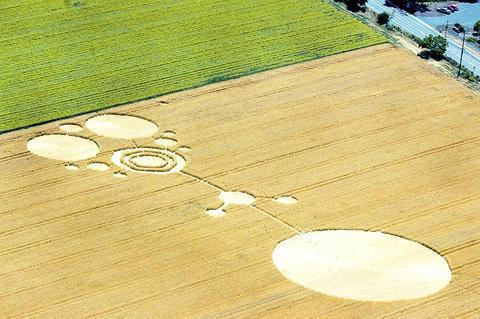
#> input picture Palwayi_Srinidhi_PS1_py/crop1.jpg, 480 x 319 px
$ python driver.py
#> lines starting #> are read from the running program, lines starting #| are printed output that depends on the picture; long printed decimals are rounded
### Palwayi_Srinidhi_PS1_py/computeH.py
import matplotlib.pylab as plt
import numpy as np
import sys
from scipy import misc


def computeH(t1, t2):
#> called with t1 = 'cc1.npy', t2 = 'cc2.npy'
    left_list = np.load(t1)
#> (reads Palwayi_Srinidhi_PS1_py/cc1.npy from the repository)
    right_list = np.load(t2)
#> (reads Palwayi_Srinidhi_PS1_py/cc2.npy from the repository)

    if (len(left_list) == 2):
        left_list = np.transpose(left_list)
    right_list = np.load(t2)
    if (len(right_list) == 2):
        right_list = np.transpose(right_list)
    n = len(left_list)

    left_list_one = np.insert(left_list, 2, 1, axis=1) #one concatenated to the end of each list
    zero_array = np.zeros(3)

    left_x = np.asarray([item[0] for item in left_list])
    left_y = np.asarray([item[1] for item in left_list])

    right_x = np.asarray([item[0] for item in right_list])
    right_y = np.asarray([item[1] for item in right_list])

    x_multiply = np.multiply(left_x, right_x)
    yx_multiply = np.multiply(left_y, right_x)

    xy_multiply = np.multiply(left_x, right_y)
    y_multiply = np.multiply(left_y, right_y)

    final = np.zeros(shape=( 9))
    for i in range(n):
        x_mult= np.asarray([x_multiply[i], yx_multiply[i], right_x[i]])
        top = np.concatenate((-left_list_one[i], zero_array, x_mult), axis=0)
        bot = np.concatenate((zero_array,-left_list_one[i], np.asarray([xy_multiply[i]]),
                              np.asarray([y_multiply[i]]), np.asarray([right_y[i]])), axis =0)
        section = np.vstack((top, bot))
        final = np.vstack((final,section))

    final = final[1:]
    u, s, vh = np.linalg.svd(final)
    H = vh[-1]
    H = np.true_divide(H, H[-1])
    H = np.reshape(H, (3,3))
    return H

### Palwayi_Srinidhi_PS1_py/warpImage.py
import numpy as np
import sys
import matplotlib.pylab as plt

def warpImage(inputIm, refIm, H):
#> called with inputIm = 'crop1.jpg', refIm = 'crop2.jpg', H = array of shape (3, 3)
    input = np.asarray(plt.imread(inputIm))
#> input is the input picture: shape (319, 480, 3); mean R, G, B 203.1, 192.9, 120.9
    ref = np.asarray(plt.imread(refIm))
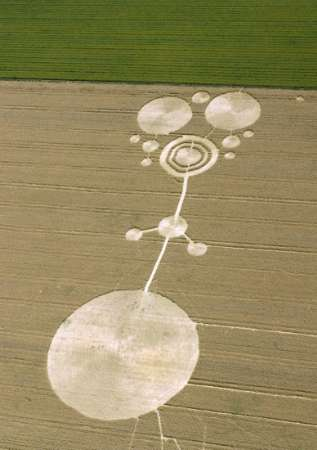
#> input picture Palwayi_Srinidhi_PS1_py/crop2.jpg, 317 x 450 px
#> ref is the input picture: shape (450, 317, 3); mean R, G, B 150.1, 138.3, 96.1
    height, width, channels = input.shape
#> height = 319; width = 480; channels = 3


    top_left = np.asarray([0, 0, 1]).reshape(3, 1)
    top_right = np.asarray([width, 0, 1]).reshape(3, 1)
#> top_right = [480, 0, 1]

    bot_left = np.asarray([0, height, 1]).reshape(3, 1)
#> bot_left = [0, 319, 1]
    bot_right = np.asarray([width, height, 1]).reshape(3, 1)
#> bot_right = [480, 319, 1]

    corners = np.concatenate((top_left, top_right, bot_left, bot_right), axis=1)
    forward_warped = np.dot(H, corners)

    x_max = y_max = -sys.maxint
    x_min = y_min = sys.maxint

    scale_warped = list()
    for col in forward_warped.T:
        row = np.true_divide(col, col[2])
        if (row[0] > x_max):
            x_max = row[0]
        elif (row[0] < x_min):
            x_min = row[0]
        if (row[1] > y_max):
            y_max = row[1]
        if (row[1] < y_min):
            y_min = row[1]
        scale_warped.append(row)
#> after the loop, x_max = 822.6; x_min = -124.8; y_max = 471.8
    scale_warped = np.asarray(scale_warped)
    scale_warped = np.transpose(scale_warped)

    y_length = int(np.ceil(y_max)) - int(np.floor(y_min))
    x_length = int(np.ceil(x_max)) - int(np.floor(x_min))

    y_min_ind = int(np.floor(y_min))
    y_max_ind = int(np.ceil(y_max))

    x_min_ind = int(np.floor(x_min))
    x_max_ind = int(np.ceil(x_max))

    H_inv = np.linalg.inv(H)

    #this is warped

    if(ref.shape[0] - y_length > 0):
        extra_ref_y = ref.shape[0] - y_length
    else:
        extra_ref_y =0
    if(ref.shape[1] - x_length>0):
        extra_ref_x =ref.shape[1] - x_length
    else:
        extra_ref_x = 0
    print(y_min)
#| -55.199
    print(extra_ref_x, extra_ref_y)
    mosaic_size = (y_length+extra_ref_y, x_length+extra_ref_x, 3)
    last_h =-sys.maxint
    last_w = 0
    first_w = sys.maxint
    mosaic_image = np.zeros(mosaic_size)

    size = (y_length, x_length, 3)
    final_image = np.zeros(size)

    if(extra_ref_x == 0 and extra_ref_y ==0):
        for h in range(int(np.floor(y_min)), int(np.ceil(y_max))):
            for w in range(int(np.floor(x_min)), int(np.ceil(x_max))):
                col = np.reshape([w, h, 1], (3, 1))
                on_input = np.matmul(H_inv, col)
                on_input = np.true_divide(on_input, on_input[2])
                y_new = int(round(on_input[1][0]))
                x_new = int(round(on_input[0][0]))
                if (y_new >= 0 and y_new < height):
                    # is it in the range of y
                    if (x_new >= 0 and x_new < width):
                        # is it in the range of x
                        final_image[h - y_min_ind][w - x_min_ind] = input[y_new][x_new]
                        mosaic_image[h - y_min_ind + extra_ref_y][w - x_min_ind + extra_ref_x] = input[y_new][x_new]
                if (h >= 0 and h < ref.shape[0] and w >= 0 and w < ref.shape[1]):
                    mosaic_image[h - y_min_ind ][w - x_min_ind] = ref[h][w]
                    last_h = h
                    if(w<first_w):
                        first_w = w
                    if(w > last_w):
                        last_w=w
#> after the loop, first_w = 0; last_w = 316
        #if have some extra image of the reference image, that doens't have anything to mapped to it on the right side
        if (last_w < ref.shape[1]):
            y_max = int(np.ceil(y_max))
            append = ref[:, last_w:, :]
#> append = 450 rows, first 8: [82, 96, 37], [77, 91, 32], [76, 90, 29], [79, 93, 32], [78, 92, 31], [71, 85, 24], [70, 84, 22], [74, 88, 26]
            if (y_length - y_max > 0):
                top_zero = np.zeros((y_length - y_max, append.shape[1], 3))
                append = np.concatenate((top_zero, append), axis=0)
#> append = 506 rows, first 8: [0, 0, 0], [0, 0, 0], [0, 0, 0], [0, 0, 0], [0, 0, 0], [0, 0, 0], [0, 0, 0], [0, 0, 0]
            if (mosaic_image.shape[0] - append.shape[0] > 0):
                bot_zero = np.zeros((mosaic_image.shape[0] - append.shape[0], append.shape[1], 3))
                append = np.concatenate((append, bot_zero), axis=0)
#> append = 528 rows, first 8: [0, 0, 0], [0, 0, 0], [0, 0, 0], [0, 0, 0], [0, 0, 0], [0, 0, 0], [0, 0, 0], [0, 0, 0]
            mosaic_image = np.concatenate((mosaic_image, append), axis=1)
#> mosaic_image: shape (528, 949, 3) float64

        #extra on the left
        if(first_w > 0):
            y_max = int(np.ceil(y_max))
            append = ref[:, :first_w, :]
            if (y_length - y_max > 0):
                top_zero = np.zeros((y_length - y_max, append.shape[1], 3))
                append = np.concatenate((top_zero, append), axis=0)
            if (mosaic_image.shape[0] - append.shape[0] > 0):
                bot_zero = np.zeros((mosaic_image.shape[0] - append.shape[0], append.shape[1], 3))
                append = np.concatenate((append, bot_zero), axis=0)
            mosaic_image = np.concatenate((append,mosaic_image), axis=1)
    #if one image is contained within the other image
    else:
        height_first = sys.maxint
        width_first = sys.maxint
        for h in range(0, ref.shape[0]):
            for w in range(0, ref.shape[1]):
                col = np.reshape([w, h, 1], (3, 1))
                on_input = np.matmul(H_inv, col)
                on_input = np.true_divide(on_input, on_input[2])
                y_new = int(round(on_input[1][0]))
                x_new = int(round(on_input[0][0]))
                if (h >= 0 and h < ref.shape[0] and w >= 0 and w < ref.shape[1]):
                    mosaic_image[h][w] = ref[h][w]
                    last_h = h
                    if (w > last_w):
                        last_w = w
                if (y_new >= 0 and y_new < input.shape[0]):
                    # is it in the range of y
                    if (x_new >= 0 and x_new < input.shape[1]):
                        # is it in the range of x
                        mosaic_image[h][w] = input[y_new][x_new]
                        if(h < height_first):
                            height_first = h
                        if(w < width_first):
                            width_first = w
                        if(h-height_first<final_image.shape[0] and w - width_first < final_image.shape[1]):
                            final_image[h - height_first][w-width_first] = input[y_new][x_new]


    warpedIm = np.array(final_image, dtype='uint8')
    mergedIm = np.array(mosaic_image, dtype='uint8')
    #i'm not going to the right enogh

    return (warpedIm, mergedIm)

### Palwayi_Srinidhi_PS1_py/driver.py
from computeH import computeH
from warpImage import warpImage
import numpy as np
import matplotlib.pyplot as plt
import PIL

fig,axis = plt.subplots(4,2, figsize =(12,12))
fig.suptitle('Images')
images =[]

Hcrop = computeH("cc1.npy", "cc2.npy")
warpImageCrop, mergedImageCrop = warpImage("crop1.jpg", "crop2.jpg", Hcrop)
images.append(axis[0,0].imshow(warpImageCrop))
axis[0,0].set_title('Warped Crop Circle')


images.append(axis[0,1].imshow(mergedImageCrop))
axis[0,1].set_title('Merged Crop Circle')

Hbuilding = computeH("wdc1.npy", "wdc2.npy")
#> (reads Palwayi_Srinidhi_PS1_py/wdc1.npy from the repository)
#> (reads Palwayi_Srinidhi_PS1_py/wdc2.npy from the repository)
warpImageBuilding, mergedImageBuilding = warpImage("wdc1.jpg", "wdc2.jpg", Hbuilding)
#> call 2 of warpImage, with inputIm = 'wdc1.jpg', refIm = 'wdc2.jpg', H = array of shape (3, 3)
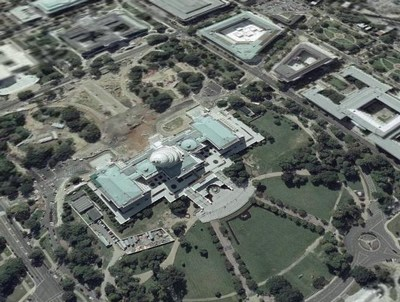
#> input picture Palwayi_Srinidhi_PS1_py/wdc1.jpg, 400 x 302 px
#> in warpImage, input is the input picture: shape (302, 400, 3); mean R, G, B 100, 105.4, 99.9
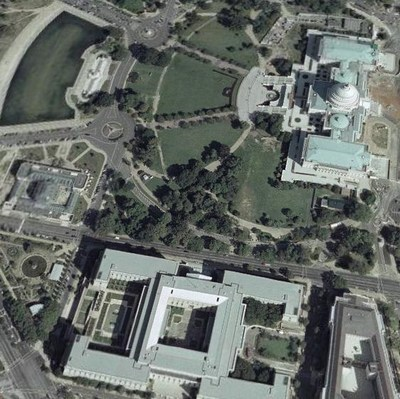
#> input picture Palwayi_Srinidhi_PS1_py/wdc2.jpg, 400 x 399 px
#> in warpImage, ref is the input picture: shape (399, 400, 3); mean R, G, B 103.2, 108.7, 104.2
#| -22.730
#> after the loop in warpImage (call 2), `for h in range(int(np.floor(y_min)), int(np.ceil(y_max))):`: first_w = 73; last_w = 399
#> in warpImage (call 2), `append = ref[:, last_w:, :]`: append = 399 rows, first 8: [119, 124, 117], [128, 133, 126], [142, 144, 139], [122, 124, 121], [105, 107, 106], [102, 103, 105], [75, 75, 77], [47, 47, 47]
#> in warpImage (call 2), `append = np.concatenate((top_zero, append), axis=0)`: append = 422 rows, first 8: [0, 0, 0], [0, 0, 0], [0, 0, 0], [0, 0, 0], [0, 0, 0], [0, 0, 0], [0, 0, 0], [0, 0, 0]
#> in warpImage (call 2), `append = np.concatenate((append, bot_zero), axis=0)`: append = 1110 rows, first 8: [0, 0, 0], [0, 0, 0], [0, 0, 0], [0, 0, 0], [0, 0, 0], [0, 0, 0], [0, 0, 0], [0, 0, 0]
images.append(axis[1,0].imshow(warpImageBuilding))
axis[1,0].set_title('Warped WDC')

images.append(axis[1,1].imshow(mergedImageBuilding))
axis[1,1].set_title('Merged WDC')

Hmine = computeH("left.npy", "right.npy")
warpImageMine, mergedImageMine = warpImage("left.jpg", "right.jpg", Hmine)
#> call 3 of warpImage, with inputIm = 'left.jpg', refIm = 'right.jpg', H = array of shape (3, 3)
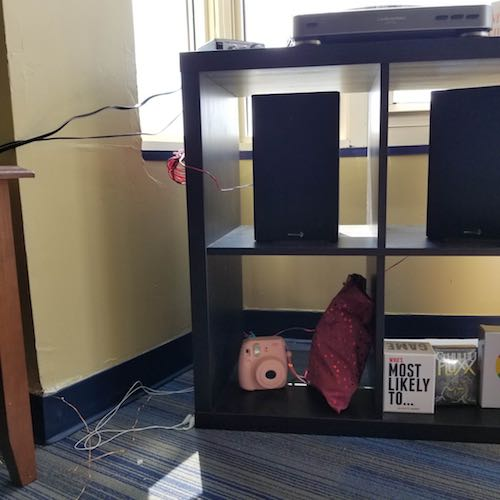
#> input picture Palwayi_Srinidhi_PS1_py/left.jpg, 500 x 500 px
#> in warpImage, input is the input picture: shape (500, 500, 3); mean R, G, B 102.4, 96.6, 93
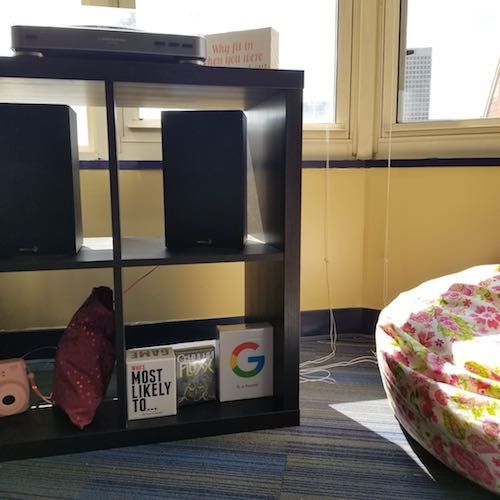
#> input picture Palwayi_Srinidhi_PS1_py/right.jpg, 500 x 500 px
#> in warpImage, ref is the input picture: shape (500, 500, 3); mean R, G, B 118, 108.3, 95.9
#| -60.926
#> after the loop in warpImage (call 3), `for h in range(int(np.floor(y_min)), int(np.ceil(y_max))):`:
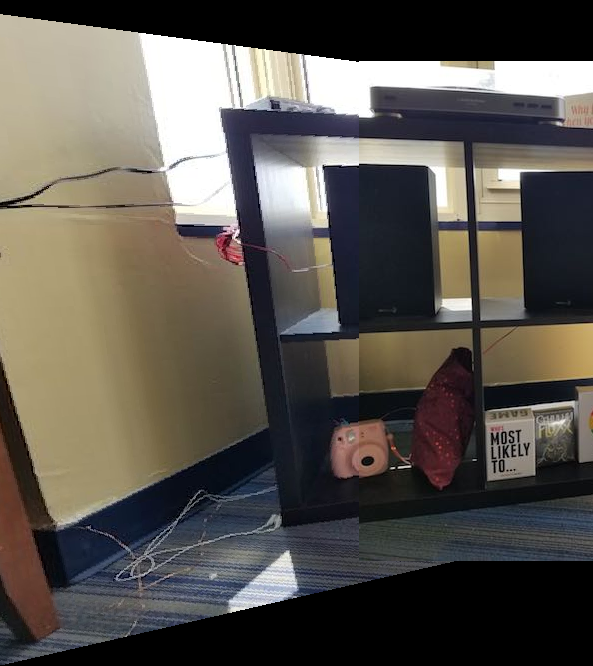
#> mosaic_image: shape (666, 593, 3) float64; mean R, G, B 90.7, 86, 79.5
#> after the loop in warpImage (call 3), `for h in range(int(np.floor(y_min)), int(np.ceil(y_max))):`: first_w = 0; last_w = 233
#> in warpImage (call 3), `mosaic_image = np.concatenate((mosaic_image, append), axis=1)`:
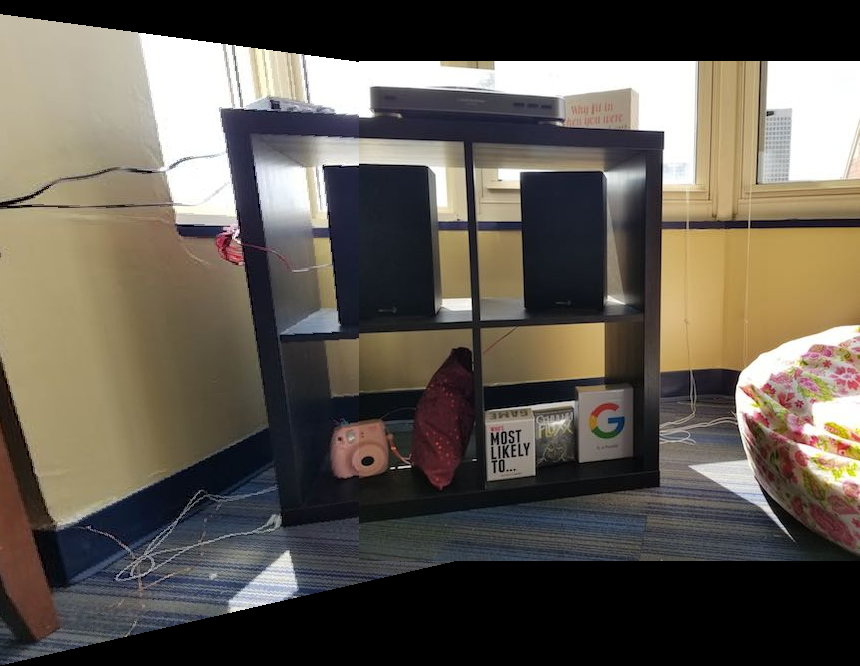
#> mosaic_image: shape (666, 860, 3) float64; mean R, G, B 96.8, 90.2, 81.2
images.append(axis[2,0].imshow(warpImageMine))
axis[2,0].set_title('Warped My Graphic')

images.append(axis[2,1].imshow(mergedImageMine))
axis[2,1].set_title('Merged My Graphic')

Hpic = computeH("rect.npy", "picasso.npy")
warpImageMine, mergedImageMine = warpImage("scream.jpg", "picasso.jpg", Hpic)
#> (the run stopped early here; a loop or call above may not have finished)
